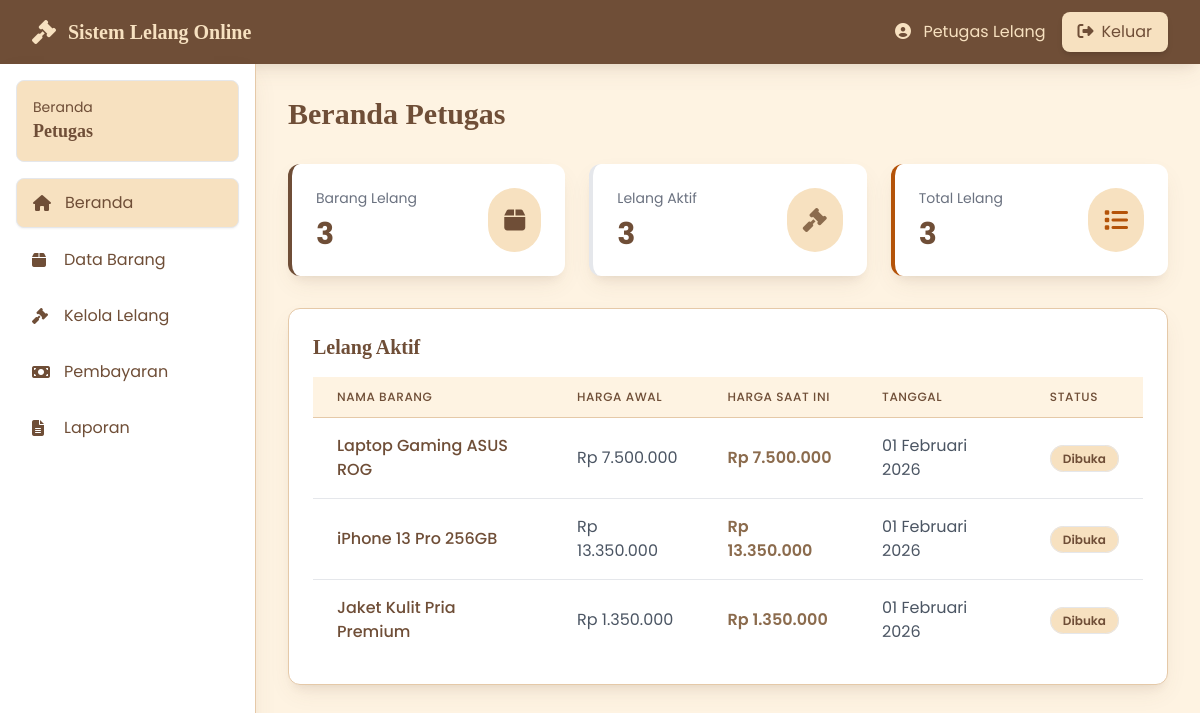
The page /petugas/dashboard.php (signed in) on the database its author committed.
### tables this page shows
CREATE TABLE tb_lelang (
    id_lelang INT(11) PRIMARY KEY AUTO_INCREMENT,
    id_barang INT(11) NOT NULL,
    tgl_lelang DATE NOT NULL,
    harga_akhir DECIMAL(15,2) DEFAULT 0,
    id_user INT(11),
    id_petugas INT(11),
    status ENUM('dibuka', 'ditutup') DEFAULT 'dibuka',
    created_at TIMESTAMP DEFAULT CURRENT_TIMESTAMP,
    FOREIGN KEY (id_barang) REFERENCES tb_barang(id_barang),
    FOREIGN KEY (id_user) REFERENCES tb_user(id_user),
    FOREIGN KEY (id_petugas) REFERENCES tb_user(id_user)
);

CREATE TABLE tb_barang (
    id_barang INT(11) PRIMARY KEY AUTO_INCREMENT,
    nama_barang VARCHAR(100) NOT NULL,
    tgl VARCHAR(20) NOT NULL,
    harga_awal DECIMAL(15,2) NOT NULL,
    deskripsi_barang TEXT,
    gambar VARCHAR(255),
    status_barang ENUM('pending', 'dibuka', 'ditutup') DEFAULT 'pending',
    created_at TIMESTAMP DEFAULT CURRENT_TIMESTAMP
);

### config/config.php (called while the page is built, shortened)
<?php
function formatRupiah($angka) {
    return 'Rp ' . number_format($angka, 0, ',', '.');
}
function formatTanggal($tanggal) {
    $bulan = array(
        1 => 'Januari', 'Februari', 'Maret', 'April', 'Mei', 'Juni',
        'Juli', 'Agustus', 'September', 'Oktober', 'November', 'Desember'
    );
    $pecah = explode('-', $tanggal);
    return $pecah[2] . ' ' . $bulan[(int)$pecah[1]] . ' ' . $pecah[0];
}
?>

### petugas/dashboard.php (the view, shortened to what this page needs)
<?php
require_once('../config/config.php');
$total_barang = mysqli_fetch_assoc(mysqli_query($conn, "SELECT COUNT(*) as total FROM tb_barang"))['total'];
$total_lelang = mysqli_fetch_assoc(mysqli_query($conn, "SELECT COUNT(*) as total FROM tb_lelang"))['total'];
$lelang_aktif = mysqli_fetch_assoc(mysqli_query($conn, "SELECT COUNT(*) as total FROM tb_lelang WHERE status = 'dibuka'"))['total'];
$lelang_data = mysqli_query($conn, "SELECT l.*, b.nama_barang, b.harga_awal
                                    FROM tb_lelang l
                                    JOIN tb_barang b ON l.id_barang = b.id_barang
                                    WHERE l.status = 'dibuka'
                                    ORDER BY l.created_at DESC");
?>
<!DOCTYPE html>
<html lang="id">
<head>
    <script src="https://cdn.tailwindcss.com"></script>
    <link rel="stylesheet" href="https://cdnjs.cloudflare.com/ajax/libs/font-awesome/6.4.0/css/all.min.css">
</head>
<body class="bg-biscuit-light">
    <nav class="bg-coffee shadow-warm">
        <div class="max-w-7xl mx-auto px-4 sm:px-6 lg:px-8">
            <div class="flex justify-between h-16">
                <div class="flex items-center">
                    <i class="fas fa-gavel text-biscuit text-2xl mr-3"></i>
                    <span class="text-biscuit text-xl font-bold font-serif">Sistem Lelang Online</span>
                </div>
                <div class="flex items-center space-x-4">
                    <span class="text-biscuit">
                        <i class="fas fa-user-circle mr-2"></i>
                        <?php echo htmlspecialchars($_SESSION['nama_lengkap']); ?>
                    </span>
                    <a href="../auth/logout.php" class="bg-biscuit hover:bg-biscuit-dark text-coffee px-4 py-2 rounded-lg transition duration-200 shadow-md">
                        <i class="fas fa-sign-out-alt mr-2"></i>Keluar
                    </a>
                </div>
            </div>
        </div>
    </nav>
    <div class="flex">
        <aside class="w-64 bg-white shadow-warm min-h-screen border-r border-biscuit">
            <div class="p-4">
                <div class="bg-biscuit rounded-lg p-4 mb-4 border border-biscuit-dark">
                    <p class="text-sm text-coffee">Beranda</p>
                    <p class="text-lg font-bold text-coffee font-serif">Petugas</p>
                </div>
                <nav class="space-y-2">
                    <a href="dashboard.php" class="flex items-center px-4 py-3 bg-biscuit text-coffee rounded-lg shadow-sm border border-biscuit-dark">
                        <i class="fas fa-home w-5"></i>
                        <span class="ml-3">Beranda</span>
                    </a>
                    <a href="data_barang.php" class="flex items-center px-4 py-3 text-coffee hover:bg-biscuit rounded-lg transition duration-200">
                        <i class="fas fa-box w-5"></i>
                        <span class="ml-3">Data Barang</span>
                    </a>
                    <a href="kelola_lelang.php" class="flex items-center px-4 py-3 text-coffee hover:bg-biscuit rounded-lg transition duration-200">
                        <i class="fas fa-gavel w-5"></i>
                        <span class="ml-3">Kelola Lelang</span>
                    </a>
                    <a href="pembayaran.php" class="flex items-center px-4 py-3 text-coffee hover:bg-biscuit rounded-lg transition duration-200">
                        <i class="fas fa-money-bill w-5"></i>
                        <span class="ml-3">Pembayaran</span>
                    </a>
                    <a href="laporan.php" class="flex items-center px-4 py-3 text-coffee hover:bg-biscuit rounded-lg transition duration-200">
                        <i class="fas fa-file-alt w-5"></i>
                        <span class="ml-3">Laporan</span>
                    </a>
                </nav>
            </div>
        </aside>
        <main class="flex-1 p-8">
            <h1 class="text-3xl font-bold text-coffee font-serif mb-8">Beranda Petugas</h1>
            <div class="grid grid-cols-1 md:grid-cols-3 gap-6 mb-8">
                <div class="bg-white rounded-xl shadow-warm p-6 border-l-4 border-coffee hover:shadow-lg transition duration-300">
                    <div class="flex items-center justify-between">
                        <div>
                            <p class="text-gray-500 text-sm">Barang Lelang</p>
                            <p class="text-3xl font-bold text-coffee mt-2"><?php echo $total_barang; ?></p>
                        </div>
                        <div class="bg-biscuit p-4 rounded-full">
                            <i class="fas fa-box text-coffee text-2xl"></i>
                        </div>
                    </div>
                </div>
                <div class="bg-white rounded-xl shadow-warm p-6 border-l-4 border-coffee-light hover:shadow-lg transition duration-300">
                    <div class="flex items-center justify-between">
                        <div>
                            <p class="text-gray-500 text-sm">Lelang Aktif</p>
                            <p class="text-3xl font-bold text-coffee mt-2"><?php echo $lelang_aktif; ?></p>
                        </div>
                        <div class="bg-biscuit p-4 rounded-full">
                            <i class="fas fa-gavel text-coffee-light text-2xl"></i>
                        </div>
                    </div>
                </div>
                <div class="bg-white rounded-xl shadow-warm p-6 border-l-4 border-amber-700 hover:shadow-lg transition duration-300">
                    <div class="flex items-center justify-between">
                        <div>
                            <p class="text-gray-500 text-sm">Total Lelang</p>
                            <p class="text-3xl font-bold text-coffee mt-2"><?php echo $total_lelang; ?></p>
                        </div>
                        <div class="bg-biscuit p-4 rounded-full">
                            <i class="fas fa-list text-amber-700 text-2xl"></i>
                        </div>
                    </div>
                </div>
            </div>
            <div class="bg-white rounded-xl shadow-warm p-6 border border-biscuit">
                <h2 class="text-xl font-bold text-coffee font-serif mb-4">Lelang Aktif</h2>
                <div class="overflow-x-auto">
                    <table class="w-full">
                        <thead class="bg-biscuit-light">
                            <tr>
                                <th class="px-6 py-3 text-left text-xs font-medium text-coffee uppercase tracking-wider border-b border-biscuit">Nama Barang</th>
                                <th class="px-6 py-3 text-left text-xs font-medium text-coffee uppercase tracking-wider border-b border-biscuit">Harga Awal</th>
                                <th class="px-6 py-3 text-left text-xs font-medium text-coffee uppercase tracking-wider border-b border-biscuit">Harga Saat Ini</th>
                                <th class="px-6 py-3 text-left text-xs font-medium text-coffee uppercase tracking-wider border-b border-biscuit">Tanggal</th>
                                <th class="px-6 py-3 text-left text-xs font-medium text-coffee uppercase tracking-wider border-b border-biscuit">Status</th>
                            </tr>
                        </thead>
                        <tbody class="divide-y divide-biscuit">
                            <?php while($row = mysqli_fetch_assoc($lelang_data)): ?>
                            <tr class="hover:bg-biscuit-light transition duration-200">
                                <td class="px-6 py-4 font-medium text-coffee"><?php echo htmlspecialchars($row['nama_barang']); ?></td>
                                <td class="px-6 py-4 text-gray-600"><?php echo formatRupiah($row['harga_awal']); ?></td>
                                <td class="px-6 py-4 text-coffee-light font-semibold"><?php echo formatRupiah($row['harga_akhir']); ?></td>
                                <td class="px-6 py-4 text-gray-600"><?php echo formatTanggal($row['tgl_lelang']); ?></td>
                                <td class="px-6 py-4">
                                    <span class="px-3 py-1 bg-biscuit text-coffee rounded-full text-xs font-semibold border border-biscuit-dark">Dibuka</span>
                                </td>
                            </tr>
                            <?php endwhile; ?>
                        </tbody>
                    </table>
                </div>
            </div>
        </main>
    </div>
</body>
</html>

### petugas/dashboard.php (style rules this page uses)
* { font-family: 'Poppins', sans-serif; }
h1, h2, h3, h4, h5, h6, .font-serif { font-family: 'Playfair Display', serif; }
.bg-coffee { background-color: #6F4E37; }
.bg-biscuit { background-color: #F7E1C0; }
.bg-biscuit-light { background-color: #FEF3E2; }
.text-coffee { color: #6F4E37; }
.text-coffee-light { color: #8B6B4D; }
.text-biscuit { color: #F7E1C0; }
.border-coffee { border-color: #6F4E37; }
.border-biscuit { border-color: #E5C9A8; }
.shadow-warm { box-shadow: 0 10px 25px -5px rgba(111, 78, 55, 0.1), 0 8px 10px -6px rgba(111, 78, 55, 0.1); }

### rows shown on the page
tb_lelang: id_barang.nama_barang "Laptop Gaming ASUS ROG", id_barang.harga_awal "Rp 7.500.000", harga_akhir "Rp 7.500.000", tgl_lelang "01 Februari 2026"
tb_lelang: id_barang.nama_barang "iPhone 13 Pro 256GB", id_barang.harga_awal "Rp 13.350.000", harga_akhir "Rp 13.350.000", tgl_lelang "01 Februari 2026"
tb_lelang: id_barang.nama_barang "Jaket Kulit Pria Premium", id_barang.harga_awal "Rp 1.350.000", harga_akhir "Rp 1.350.000", tgl_lelang "01 Februari 2026"

### other values the page prints
$_SESSION['nama_lengkap'] "Petugas Lelang"
$total_barang "3"
$lelang_aktif "3"
$total_lelang "3"
